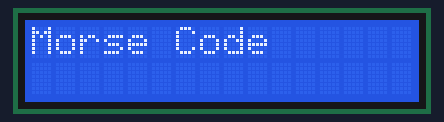
The sketch below on a simulated Arduino Uno, built with avr-gcc and run on an emulated ATmega328P. Parts: 16×2 character LCD.

Above: at 0.1 s.
At 2.1 s:
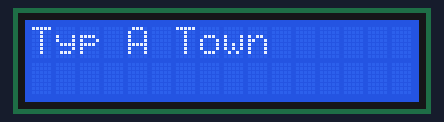
At 5.2 s:
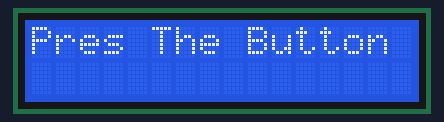
At 7.2 s:
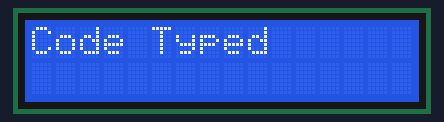

The sketch:

lcd_i2c.ino
```cpp
#include "Arduino.h"
/* www.learningbuz.com */
/*Impport following Libraries*/
#include <Wire.h>
#include <LiquidCrystal_I2C.h>
//I2C pins declaration
LiquidCrystal_I2C lcd(0x3F, 2, 1, 0, 4, 5, 6, 7, 3, POSITIVE);
//LiquidCrystal_I2C lcd(0x3F, 2, 1, 0, 4, 5, 6, 7);  // Set the LCD I2C address

void setup() {

	lcd.begin(16, 2); //Defining 16 columns and 2 rows of lcd display
	lcd.backlight(); //To Power ON the back light
lcd.backlight();// To Power OFF the back light

}

void loop() {
//Write your code
	lcd.clear();
	lcd.setCursor(0, 0); //Defining positon to write from first row,first column .
	lcd.print("Morse Code"); //You can write 16 Characters per line .
	delay(2000); //Delay used to give a dynamic effect
	lcd.clear();
	lcd.setCursor(0, 0); //Defining positon to write from second row,first column .
	lcd.print("Typ A Town");
	delay(3000);

	lcd.clear();  //Clean the screen
	lcd.setCursor(0, 0);
	lcd.print("Pres The Button");
	delay(2000);
	lcd.clear();
	lcd.setCursor(0, 0);
	lcd.print("Code Typed");
	delay(3000);
}
```

sloeber.ino.cpp
```cpp
#ifdef __IN_ECLIPSE__
//This is a automatic generated file
//Please do not modify this file
//If you touch this file your change will be overwritten during the next build
//This file has been generated on 2018-12-14 20:06:18

#include "Arduino.h"
#include "Arduino.h"
#include <Wire.h>
#include <LiquidCrystal_I2C.h>

void setup() ;
void loop() ;

#include "lcd_i2c.ino"


#endif
```

Measured:
- by itself, everything shown: repeats every 10.1 s, in 4 steps
- what the display in image 1 shows lasts 3.0 s, from 2.1 s to 5.1 s
- what the display in image 2 shows lasts 2.0 s, from 5.1 s to 7.1 s
